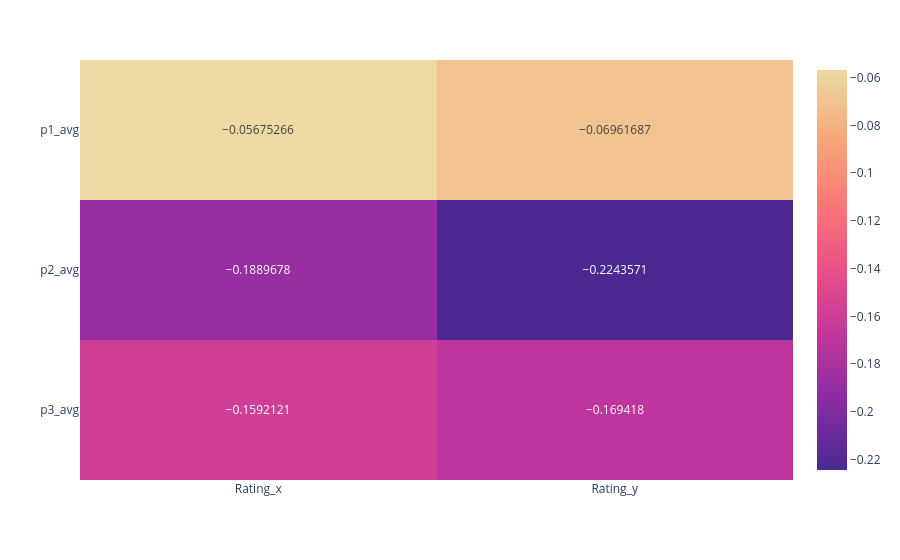

Source (notebook cell):
### Code cell
fig_corr

### Figure 1 — Plotly figure (JSON) as saved in the notebook; plotly's stock layout.template omitted (floating-point values rounded to 4 significant figures)
{"data": [{"coloraxis": "coloraxis", "hovertemplate": "x: %{x}<br>y: %{y}<br>color: %{z}<extra></extra>", "name": "0", "texttemplate": "%{z}", "type": "heatmap", "x": ["Rating_x", "Rating_y"], "xaxis": "x", "y": ["p1_avg", "p2_avg", "p3_avg"], "yaxis": "y", "z": [[-0.05675, -0.06962], [-0.189, -0.2244], [-0.1592, -0.1694]]}], "layout": {"coloraxis": {"colorscale": [[0, "rgb(75, 41, 145)"], [0.1667, "rgb(135, 44, 162)"], [0.3333, "rgb(192, 54, 157)"], [0.5, "rgb(234, 79, 136)"], [0.6667, "rgb(250, 120, 118)"], [0.8333, "rgb(246, 169, 122)"], [1, "rgb(237, 217, 163)"]]}, "margin": {"t": 60}, "xaxis": {"anchor": "y", "domain": [0, 1]}, "yaxis": {"anchor": "x", "autorange": "reversed", "domain": [0, 1]}}}
